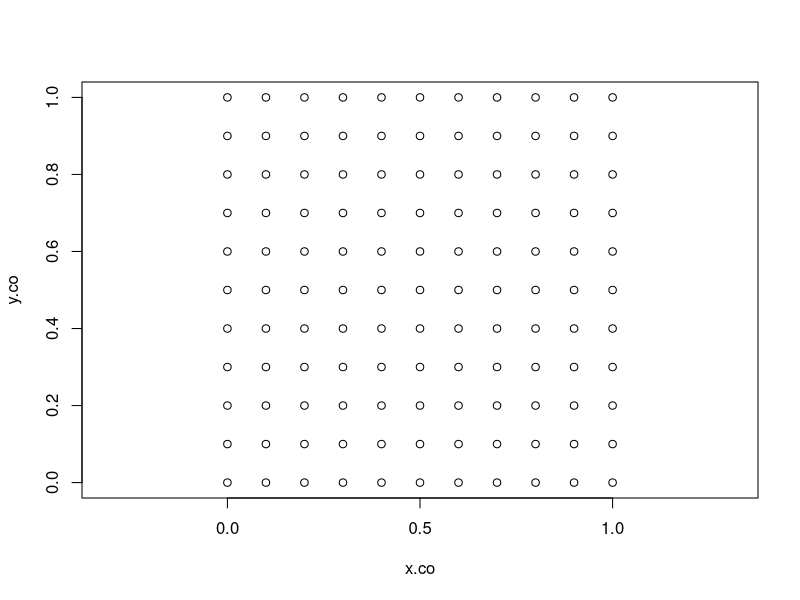
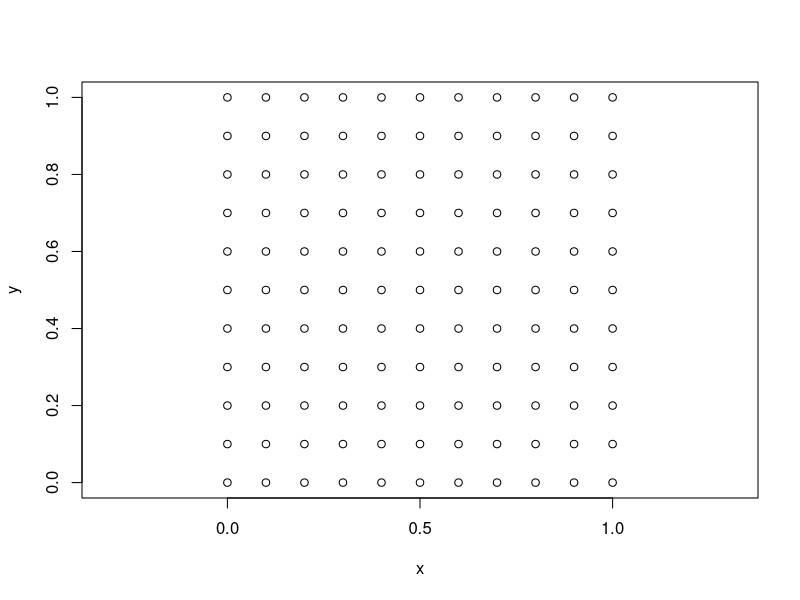
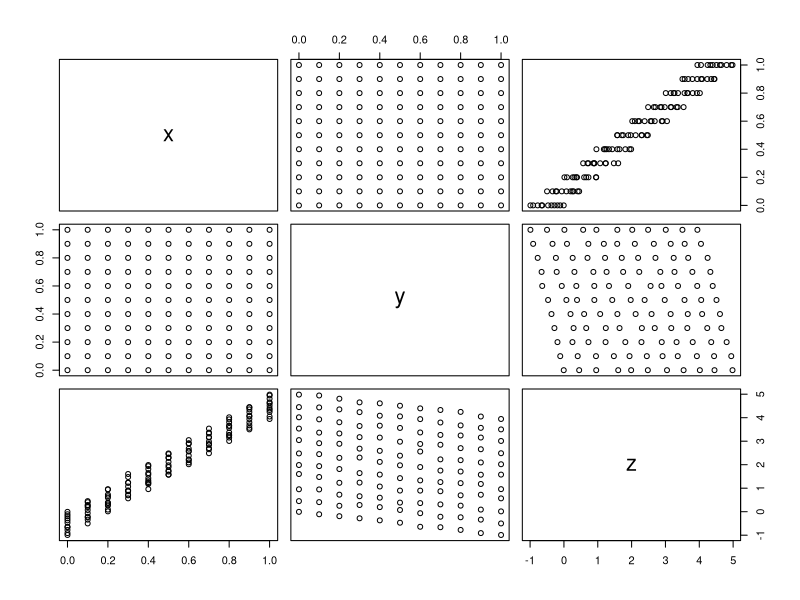
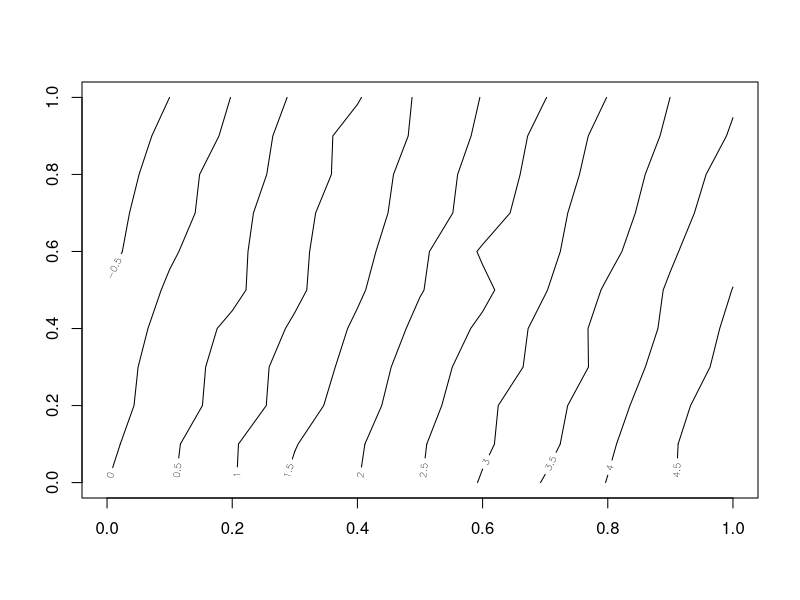
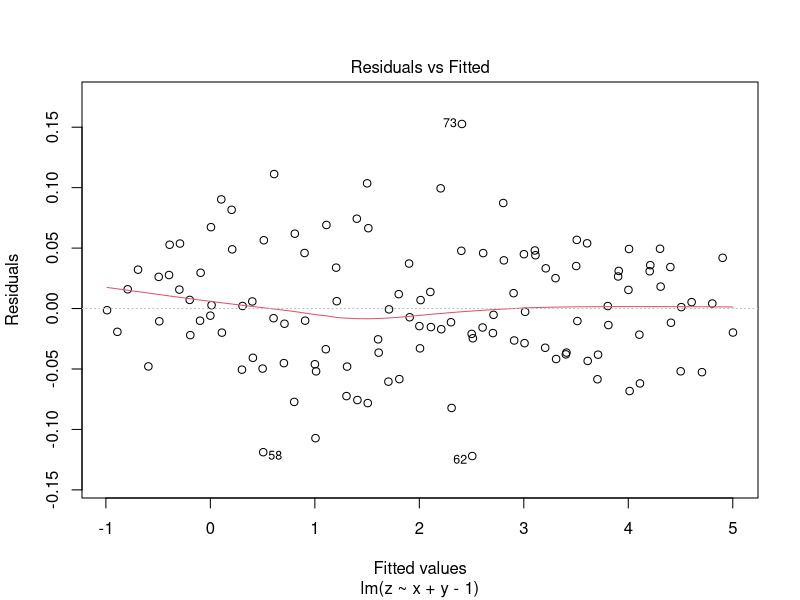
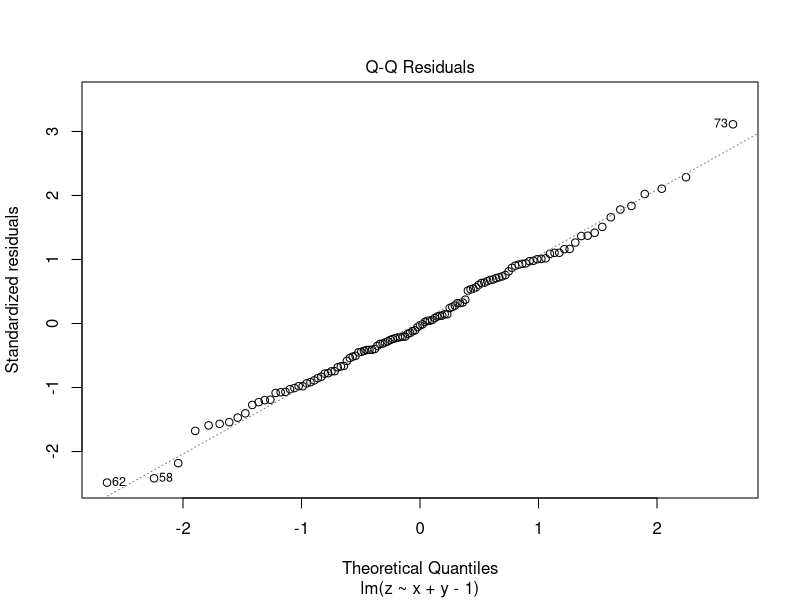
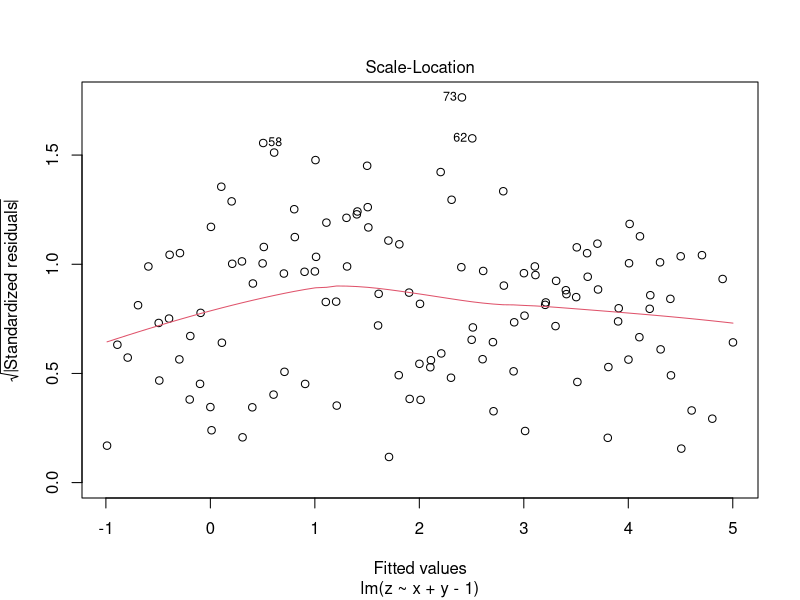
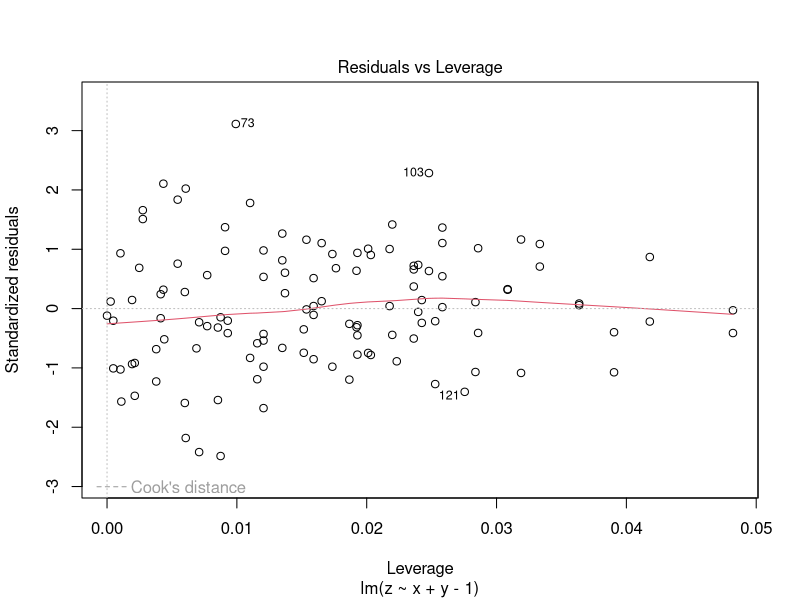

Write the R code that produced these figures, in order.
## Simple linear spatial regression
## Grid creation
x.co <- rep(seq(0,1,0.1),11)
y.co <- rep(seq(0,1,0.1),length = 121, each=11)
plot(x.co,y.co, asp=T)

surf.df <- data.frame(x=x.co, y=y.co)
plot(surf.df, asp=TRUE)

surf.df$z <- 5*surf.df$x - surf.df$y + rnorm(121,sd=0.05)
plot(surf.df) # scatter plot matrix

## Contour plot
surf.mat <- matrix(surf.df$z, nrow=11)
contour(seq(0,1,0.1), seq(0,1,0.1), surf.mat)

surf.lm <- lm(z ~ x + y - 1, data = surf.df)
summary(surf.lm)
plot(surf.lm)

surf.lm <- lm(z ~ x + y +I(x^2) + I(y^2) - 1, data = surf.df)

library(MASS)
data(topo)
## overview of dataset
head(topo)
plot(topo$x, topo$y, asp=T)
library(spatial)

topo.ls <- surf.ls(2, topo)
trsurf <- trmat(topo.ls,0,6.5,0,6.5,50)
eqscplot(trsurf, typ="n")
contour(trsurf, add=T)
